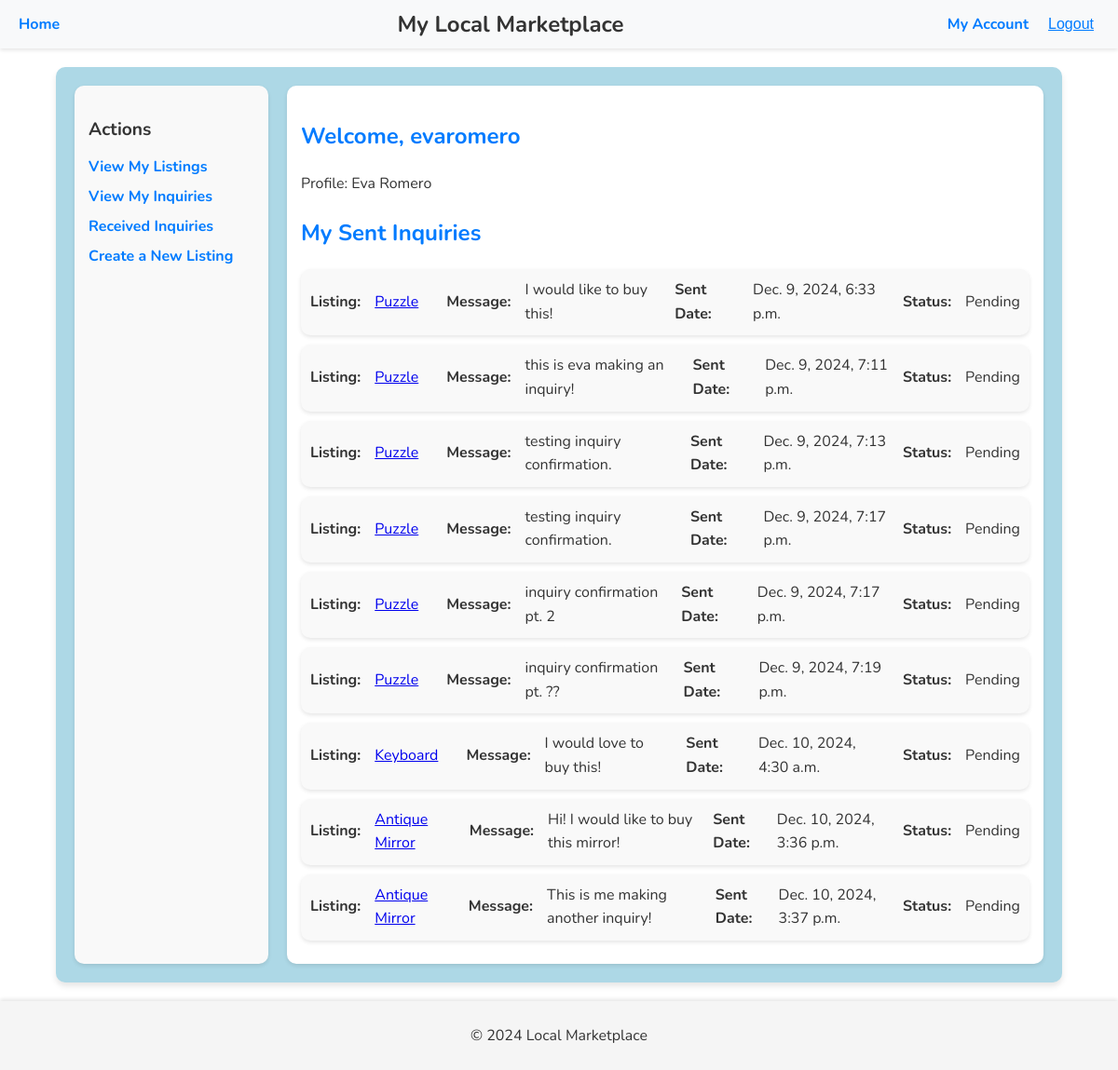
Screenshot of /project/my-account/?view=inquiries (signed in) with the database file from the repository.
### project/models.py (models this page shows, shortened)
class Profile(models.Model):
    user = models.ForeignKey('auth.User', on_delete=models.CASCADE)  # Django's built-in User model
    first_name = models.CharField(max_length=50)
    last_name = models.CharField(max_length=50)
    email = models.EmailField(unique=True)
    address = models.TextField()

class Inquiry(models.Model):
    buyer = models.ForeignKey(Profile, on_delete=models.CASCADE, related_name='inquiries')
    listing = models.ForeignKey(Listing, on_delete=models.CASCADE, related_name='inquiries')
    message = models.TextField()
    sent_date = models.DateTimeField(auto_now_add=True)
    status = models.CharField(
        max_length=10,
        choices=[('pending', 'Pending'), ('accepted', 'Accepted'), ('rejected', 'Rejected')],
        default='pending')

class Listing(models.Model):
    item_name = models.CharField(max_length=100)
    description = models.TextField()
    price = models.DecimalField(max_digits=10, decimal_places=2)
    seller = models.ForeignKey(Profile, on_delete=models.CASCADE, related_name='listings')
    posted_date = models.DateTimeField(auto_now_add=True)
    category = models.ForeignKey(Category, on_delete=models.SET_NULL, null=True, blank=True)
    picture = models.ImageField(upload_to='listing_pictures/', blank=True, null=True)
    status = models.CharField(
        max_length=10,
        choices=[('available', 'Available'), ('bought', 'Bought')],
        default='available'
    )

### project/views.py (the view, shortened to what this page needs)
# urls.py: path('my-account/', MyAccountView.as_view(), name='my-account'),
class MyAccountView(LoginRequiredMixin, ListView):
    model = Listing
    template_name = 'project/my_account.html'
    context_object_name = 'listings'
    def get_queryset(self):
        current_profile = Profile.objects.filter(user=self.request.user).first()
        return Listing.objects.filter(seller=current_profile)
    def get_context_data(self, **kwargs):
        context = super().get_context_data(**kwargs)
        current_profile = Profile.objects.filter(user=self.request.user).first()
        view = self.request.GET.get('view')
        if view == 'inquiries':
            context['show_inquiries'] = True
            context['inquiries'] = Inquiry.objects.filter(buyer=current_profile)
            context['show_listings'] = False
            context['show_received_inquiries'] = False
        else:
            context['show_listings'] = True
            context['show_inquiries'] = False
            context['show_received_inquiries'] = False
        context['current_profile'] = current_profile
        context['current_user'] = self.request.user
        return context

### project/templates/project/my_account.html (shortened to what this page needs)
{% extends 'project/base.html' %}
{% block content %}
<div class="account-container">
    <div class="sidebar">
        <h3>Actions</h3>
        <ul>
            <li><a href="{% url 'my-account' %}?view=listings">View My Listings</a></li>
            <li><a href="{% url 'my-account' %}?view=inquiries">View My Inquiries</a></li>
            <li><a href="{% url 'my-account' %}?view=received-inquiries">Received Inquiries</a></li>
            <li><a href="{% url 'create_listing' %}">Create a New Listing</a></li>
        </ul>
    </div>
    <div class="main-content">
        <h2>Welcome, {{ current_user.username }}</h2>
        <p>Profile: {{ current_profile.first_name }} {{ current_profile.last_name }}</p>
        {% if show_inquiries %}
    <h2>My Sent Inquiries</h2>
    <ul>
        {% for inquiry in inquiries %}
            <li>
                <strong>Listing:</strong>
                <a href="{% url 'listing_detail' inquiry.listing.id %}">{{ inquiry.listing.item_name }}</a><br>
                <strong>Message:</strong> {{ inquiry.message }}<br>
                <strong>Sent Date:</strong> {{ inquiry.sent_date }}<br>
                <strong>Status:</strong>
                <span class="
                    {% if inquiry.status == 'pending' %}status-pending{% endif %}
                ">
                    {{ inquiry.get_status_display }}
                </span>
            </li>
        {% empty %}
            <p>You have not sent any inquiries yet.</p>
        {% endfor %}
        </ul>
        {% endif %}
    </div>
</div>
{% endblock %}

### static/project/styles.css (style rules this page uses)
body { font-family: 'Nunito', sans-serif; font-weight: 400; font-style: normal; margin: 0; padding: 0; width: 100%; min-height: 100%; flex-direction: column; }
.account-container { display: flex; gap: 20px; background-color: #ADD8E6; padding: 20px; border-radius: 10px; box-shadow: 0px 4px 6px rgba(0, 0, 0, 0.1); width: 90%; max-width: 1400px; margin: 20px auto; box-sizing: border-box; }
.sidebar { width: 20%; background-color: #f9f9f9; padding: 15px; border-radius: 10px; box-shadow: 0px 2px 4px rgba(0, 0, 0, 0.1); box-sizing: border-box; position: sticky; top: 20px; }
.sidebar h3 { margin-bottom: 15px; font-size: 1.2rem; color: #333; }
.sidebar ul { list-style: none; padding: 0; }
.sidebar ul li { margin-bottom: 10px; }
.sidebar ul li a { text-decoration: none; color: #007bff; font-weight: bold; }
.main-content { flex: 1; background-color: #ffffff; padding: 15px; border-radius: 10px; box-shadow: 0px 2px 4px rgba(0, 0, 0, 0.1); font-size: 1rem; line-height: 1.6; color: #333; text-align: left; }
.main-content h2 { font-size: 1.5rem; color: #007bff; margin-bottom: 20px; }
.main-content ul { list-style: none; padding: 0; margin: 0; }
.main-content ul li { display: flex; align-items: center; gap: 15px; background: #f9f9f9; padding: 10px; margin-bottom: 10px; border-radius: 10px; box-shadow: 0px 2px 4px rgba(0, 0, 0, 0.1); }

### rows the page displays
Profile: first_name "Eva", last_name "Romero"
Inquiry: listing.item_name "Puzzle", message "I would like to buy this!", sent_date "Dec. 9, 2024, 6:33 p.m.", status "Pending"
Inquiry: listing.item_name "Puzzle", message "this is eva making an inquiry!", sent_date "Dec. 9, 2024, 7:11 p.m.", status "Pending"
Inquiry: listing.item_name "Puzzle", message "testing inquiry confirmation.", sent_date "Dec. 9, 2024, 7:13 p.m.", status "Pending"
Inquiry: listing.item_name "Puzzle", message "testing inquiry confirmation.", sent_date "Dec. 9, 2024, 7:17 p.m.", status "Pending"
Inquiry: listing.item_name "Puzzle", message "inquiry confirmation pt. 2", sent_date "Dec. 9, 2024, 7:17 p.m.", status "Pending"
Inquiry: listing.item_name "Puzzle", message "inquiry confirmation pt. ??", sent_date "Dec. 9, 2024, 7:19 p.m.", status "Pending"
Inquiry: listing.item_name "Keyboard", message "I would love to buy this!", sent_date "Dec. 10, 2024, 4:30 a.m.", status "Pending"
Inquiry: listing.item_name "Antique Mirror", message "Hi! I would like to buy this mirror!", sent_date "Dec. 10, 2024, 3:36 p.m.", status "Pending"
Inquiry: listing.item_name "Antique Mirror", message "This is me making another inquiry!", sent_date "Dec. 10, 2024, 3:37 p.m.", status "Pending"

### other values shown
{{ current_user.username }} "evaromero"
